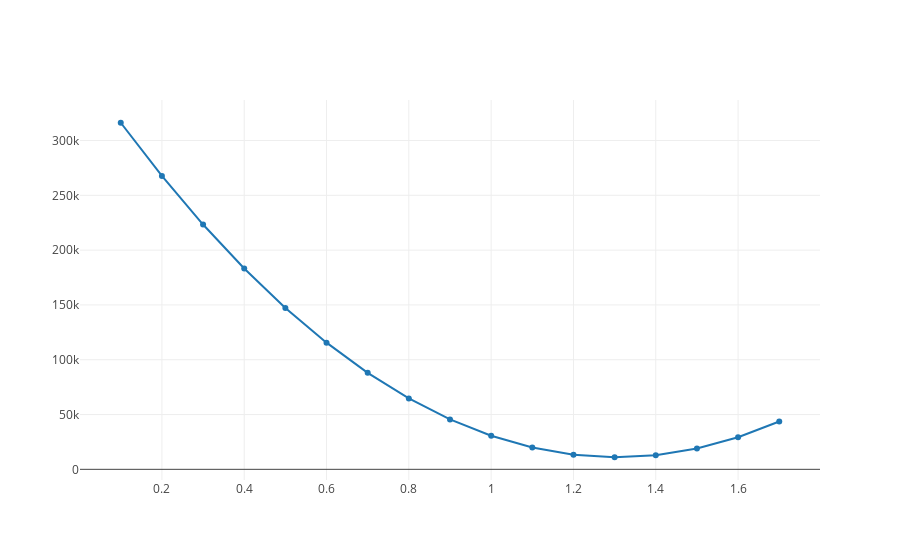

Notebook cell for this chart:
### Markdown cell above
And let's plot this out using a a line chart.

### Code cell
from plotly.offline import iplot, init_notebook_mode
init_notebook_mode(connected=True)
from graph import plot, trace_values

initial_m_values = list(range(1, 18, 1))
scaled_m_values = list(map(lambda initial_m_value: initial_m_value/10,initial_m_values))
cost_values = rss_values(budgets, revenues, scaled_m_values, 133.33)
rss_trace = trace_values(cost_values['m_values'], cost_values['rss_values'], mode = 'line')
plot([rss_trace])

### Figure 1 — Plotly figure (JSON) as saved in the notebook; plotly's stock layout.template omitted (floating-point values rounded to 4 significant figures)
{"data": [{"mode": "line", "name": "data", "text": [], "x": [0.1, 0.2, 0.3, 0.4, 0.5, 0.6, 0.7, 0.8, 0.9, 1, 1.1, 1.2, 1.3, 1.4, 1.5, 1.6, 1.7], "y": [316200.0, 267700.0, 223400.0, 183200.0, 147300.0, 115600.0, 88030.0, 64690.0, 45560.0, 30630.0, 19890.0, 13360.0, 11020.0, 12890.0, 18960.0, 29220.0, 43690.0]}], "layout": {}}
